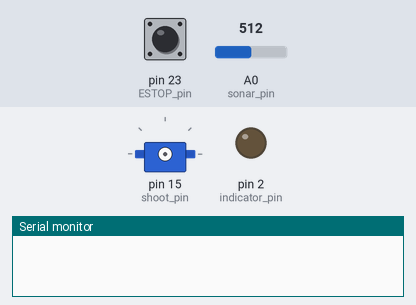
The sketch below on a simulated Arduino Mega 2560, built with avr-gcc and run on an emulated ATmega2560. On the bench: servo, output pins drawn as LEDs (lit = HIGH), the last lines printed to the serial monitor. The test bench sets the inputs (shaded band); at power-on: pin 23 (ESTOP_pin) HIGH, A0 (sonar_pin) = 512. Pins used as bus, display or sensor lines are not drawn.

Above: at 0.1 s.
At 1.4 s:
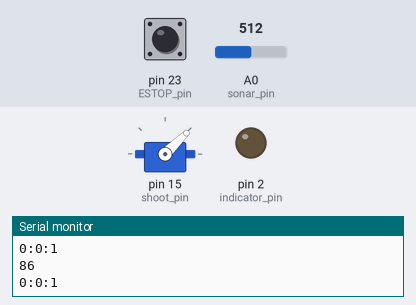
Timing chart, 0 to 2.9 s (numbered marks = the images above):
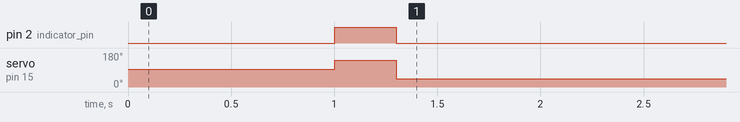

Measured:
- by itself, pin 2 (indicator_pin): LOW → HIGH at 1.0 s, → LOW 0.30 s later
- by itself, servo on pin 15 (shoot_pin): 93° → 141° at 1.0 s, → 44° 0.30 s later

The sketch:

SnotShot.ino
```cpp
//*****SNOTSHOT SENSOR SYSTEM************

/*This is a simple sensor system that will attach to the SnotShot system.
It will indicate when a copter is above snotshot by lighting an ultrabright LED.
Additionally, it will timestamp and data log sonar ranges so altitude of the
copter can be caught.

ACTION ITEMS:
- Write to CSV File for later use
*/
//***************************************************************************

//Include libraries when applicable
#include <Time.h>
#include <Servo.h>

//****************************GLOBALS*****************************************
boolean ledON;               //used to toggle the led
unsigned long newtime;       //the time at the start of loop()
unsigned long timeperiod;    //time for loop() in milliseconds.
int estop_val;               //etop_val == LOW is stopped

int ESTOP = 100;

float bat_volt = 8.00;  //Lipo battery voltage

const int numReadings = 7;
int average = 0;
int index = 0;
int total = 0;
int readings[numReadings];

//*******************Logging Data into File *************************************

//USE AN ALTERNATE SKETCH

//*******************MAPPING OF DIO PINS *************************************
int led_pin = 0;   //USER LED on the ArbotiX Robocontroller, the blinking light
int ESTOP_pin = 23;     //manual switch on the model...stops all servos
int blink_pin = 1;    //running LED
int indicator_pin = 2;
//******************MAPPING OF ANALOG PINS******************************
int sonar_pin = 0;
Servo shoot;
int shoot_pin = 15;
//****************************************************************************

//***********************THE SETUP LOOP**************************************
void setup()
{
  // start serial port at 38400 bps:
  Serial.begin(38400);
  // wait to connect
  delay(1000);

  for (int thisReading = 0; thisReading < numReadings; thisReading++)
    readings[thisReading] = 0;

  shoot.attach(shoot_pin);
  shoot.writeMicroseconds(1500);
  //setup input pins
  pinMode(ESTOP_pin, INPUT);           // set pin to input
  digitalWrite(ESTOP_pin, HIGH);       // turn on pullup resistors, 20k resitor to 5VDC on input pin
  pinMode(sonar_pin, INPUT);

  //setup output pins
  pinMode(led_pin, OUTPUT);  // initialize the digital pin as an output for onboard LED
  pinMode(blink_pin, OUTPUT);  //output for remote blinking LED
  pinMode(indicator_pin, OUTPUT);
  digitalWrite(indicator_pin, LOW);

  //setup the timing and blinky led
  ledON = false;        //used to toggle the board led with loop timer
  timeperiod = 100;    //loop time in milliseconds

}// end setup
//*************************THE MAIN PROGRAM LOOP******************************
void loop()
{
  //use the computer clock to create a timed loop, read the present time to start the timer
  newtime = millis();

  //read the value of the ESTOP switch, value is LOW when button is pressed, otherwise HIGH
  estop_val = digitalRead(ESTOP_pin);

  //Read the sensor values
  total = total - readings[index];
  readings[index] = analogRead(sonar_pin);
  total = total + readings[index];
  index = index + 1;

  if (index >= numReadings)
    index = 0;

  average = total/numReadings;

  int dist;
  dist = 0.3914*average + 0.5571;

  //print the data
  if (dist <= 108) {
    Serial.println(dist);
    Serial.print(hour());
    Serial.print(":");
    Serial.print(minute());
    Serial.print(":");
    Serial.println(second());
    digitalWrite(indicator_pin, HIGH);
    shoot.writeMicroseconds(2000);
  }
  else {
    digitalWrite(indicator_pin, LOW);
    shoot.writeMicroseconds(1000);
  }

  //use computer clock to time the loop
   while(millis() < (newtime + timeperiod) )
  {
    //wait until time elaspes
  }

  //change the state of the on board LED
  Toggle_led();
  delay(1);

}// end void
//****************************************************

//*************SUBROUTINES******************************
void Toggle_led(void)
{
  //toggle the led on the board
  if (ledON == false)
  {
    ledON = true;
    digitalWrite(led_pin, HIGH);   // turn the LED on (HIGH is the voltage level)
    digitalWrite(blink_pin, HIGH);  //turn external LED on
  }
  else
  {
    ledON = false;
    digitalWrite(led_pin, LOW);    // turn the LED off by making the voltage LOW
    digitalWrite(blink_pin, LOW);  //turn external LED off
  }
}//end Toggle_led
//*******************************************************

//************* end of program****************************
```
